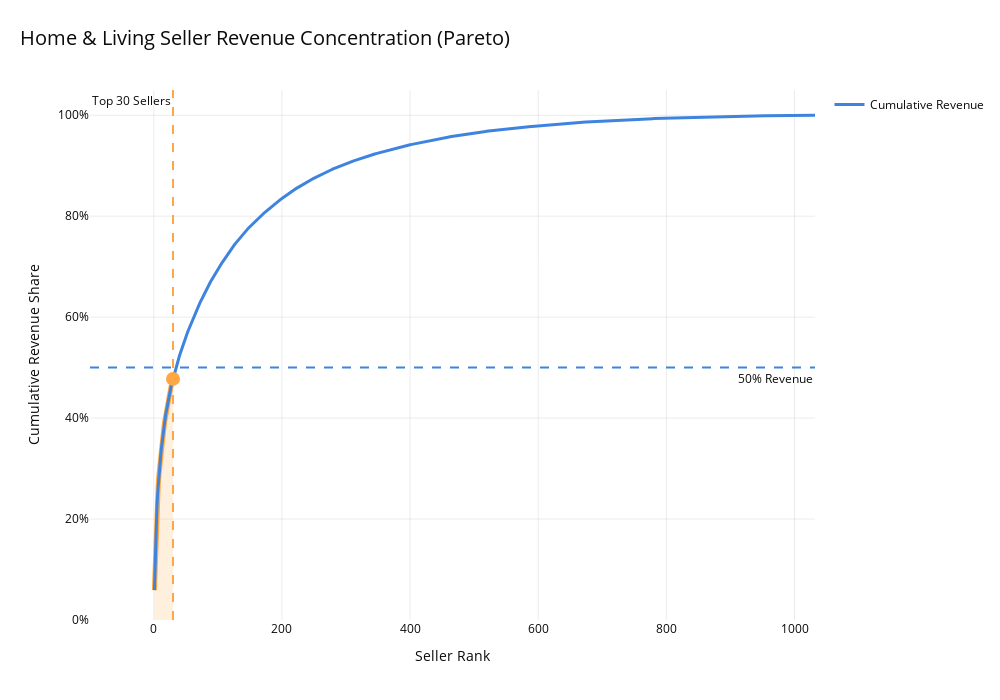

Here is the notebook cell this chart was saved with:
### Code cell
import plotly.graph_objects as go

# =====================
# Color Palette (동일 유지)
# =====================
C_BLACK  = "#0B0B0B"
C_WHITE  = "#FFFFFF"
C_BLUE   = "#3E84DF"
C_ORANGE = "#FFA742"
GRID     = "rgba(0,0,0,0.08)"

# =====================
# Pareto DF (기존 계산 유지)
# =====================
pareto = seller_kpi.sort_values("seller_revenue", ascending=False).copy()
pareto["rev_share"] = pareto["seller_revenue"] / pareto["seller_revenue"].sum()
pareto["cum_rev_share"] = pareto["rev_share"].cumsum()
pareto["rank"] = np.arange(1, len(pareto) + 1)

TOP_N = 30
topN_y = float(pareto.loc[pareto["rank"] == TOP_N, "cum_rev_share"].iloc[0])

# =====================
# Figure
# =====================
fig = go.Figure()

# ① Top30 영역 채우기 (집중 구간 강조)
fig.add_trace(
    go.Scatter(
        x=pareto.loc[pareto["rank"] <= TOP_N, "rank"],
        y=pareto.loc[pareto["rank"] <= TOP_N, "cum_rev_share"],
        mode="lines",
        line=dict(color=C_ORANGE, width=5),
        fill="tozeroy",
        fillcolor="rgba(255,167,66,0.18)",
        hoverinfo="skip",
        showlegend=False
    )
)

# ② 전체 Pareto Curve
fig.add_trace(
    go.Scatter(
        x=pareto["rank"],
        y=pareto["cum_rev_share"],
        mode="lines",
        line=dict(color=C_BLUE, width=3),
        hovertemplate=(
            "Seller Rank: %{x}<br>"
            "Cumulative Revenue: %{y:.1%}<extra></extra>"
        ),
        name="Cumulative Revenue"
    )
)

# ③ Top30 포인트 강조
fig.add_trace(
    go.Scatter(
        x=[TOP_N],
        y=[topN_y],
        mode="markers",
        marker=dict(size=14, color=C_ORANGE),
        hovertemplate=f"Top {TOP_N}<br>{topN_y:.1%} Revenue<extra></extra>",
        showlegend=False
    )
)

# ④ 기준선
fig.add_hline(
    y=0.5,
    line_dash="dash",
    line_color=C_BLUE,
    annotation_text="50% Revenue",
    annotation_position="bottom right"
)

fig.add_vline(
    x=TOP_N,
    line_dash="dash",
    line_color=C_ORANGE,
    annotation_text=f"Top {TOP_N} Sellers",
    annotation_position="top left"
)

# =====================
# Layout (정사각형 1:1)
# =====================
fig.update_layout(
    width=1000,
    height=700,  # ✅ 정사각형
    title=dict(
        text="Home & Living Seller Revenue Concentration (Pareto)",
        x=0.02,
        font=dict(size=20, color=C_BLACK)
    ),
    xaxis_title="Seller Rank",
    yaxis_title="Cumulative Revenue Share",
    plot_bgcolor="white",
    paper_bgcolor="white",
    font=dict(color=C_BLACK),
    margin=dict(l=90, r=40, t=90, b=80),
)

fig.update_xaxes(
    showgrid=True,
    gridcolor=GRID,
    zeroline=False
)

fig.update_yaxes(
    showgrid=True,
    gridcolor=GRID,
    zeroline=False,
    tickformat=".0%",
    range=[0, 1.05]
)

fig.show()

### Figure 1 — Plotly figure (JSON) as saved in the notebook; plotly's stock layout.template omitted (floating-point values rounded to 4 significant figures; data arrays with more than 128 entries replaced by an {"elided": "..."} marker saying what was removed)
{"data": [{"fill": "tozeroy", "fillcolor": "rgba(255,167,66,0.18)", "hoverinfo": "skip", "line": {"color": "#FFA742", "width": 5}, "mode": "lines", "showlegend": false, "type": "scatter", "x": [1, 2, 3, 4, 5, 6, 7, 8, 9, 10, 11, 12, 13, 14, 15, 16, 17, 18, 19, 20, 21, 22, 23, 24, 25, 26, 27, 28, 29, 30], "y": [0.0592, 0.1092, 0.1533, 0.1916, 0.2262, 0.2496, 0.2687, 0.2867, 0.3019, 0.3154, 0.3289, 0.3415, 0.3533, 0.3638, 0.3735, 0.3832, 0.3927, 0.4013, 0.4093, 0.417, 0.4244, 0.4317, 0.4388, 0.4455, 0.452, 0.4572, 0.4624, 0.4676, 0.4726, 0.4777]}, {"hovertemplate": "Seller Rank: %{x}<br>Cumulative Revenue: %{y:.1%}<extra></extra>", "line": {"color": "#3E84DF", "width": 3}, "mode": "lines", "name": "Cumulative Revenue", "type": "scatter", "x": {"elided": "1032 int values"}, "y": {"elided": "1032 float values"}}, {"hovertemplate": "Top 30<br>47.8% Revenue<extra></extra>", "marker": {"color": "#FFA742", "size": 14}, "mode": "markers", "showlegend": false, "type": "scatter", "x": [30], "y": [0.4777]}], "layout": {"annotations": [{"showarrow": false, "text": "50% Revenue", "x": 1, "xanchor": "right", "xref": "x domain", "y": 0.5, "yanchor": "top", "yref": "y"}, {"showarrow": false, "text": "Top 30 Sellers", "x": 30, "xanchor": "right", "xref": "x", "y": 1, "yanchor": "top", "yref": "y domain"}], "font": {"color": "#0B0B0B"}, "height": 700, "margin": {"b": 80, "l": 90, "r": 40, "t": 90}, "paper_bgcolor": "white", "plot_bgcolor": "white", "shapes": [{"line": {"color": "#3E84DF", "dash": "dash"}, "type": "line", "x0": 0, "x1": 1, "xref": "x domain", "y0": 0.5, "y1": 0.5, "yref": "y"}, {"line": {"color": "#FFA742", "dash": "dash"}, "type": "line", "x0": 30, "x1": 30, "xref": "x", "y0": 0, "y1": 1, "yref": "y domain"}], "title": {"font": {"color": "#0B0B0B", "size": 20}, "text": "Home & Living Seller Revenue Concentration (Pareto)", "x": 0.02}, "width": 1000, "xaxis": {"gridcolor": "rgba(0,0,0,0.08)", "showgrid": true, "title": {"text": "Seller Rank"}, "zeroline": false}, "yaxis": {"gridcolor": "rgba(0,0,0,0.08)", "range": [0, 1.05], "showgrid": true, "tickformat": ".0%", "title": {"text": "Cumulative Revenue Share"}, "zeroline": false}}}
